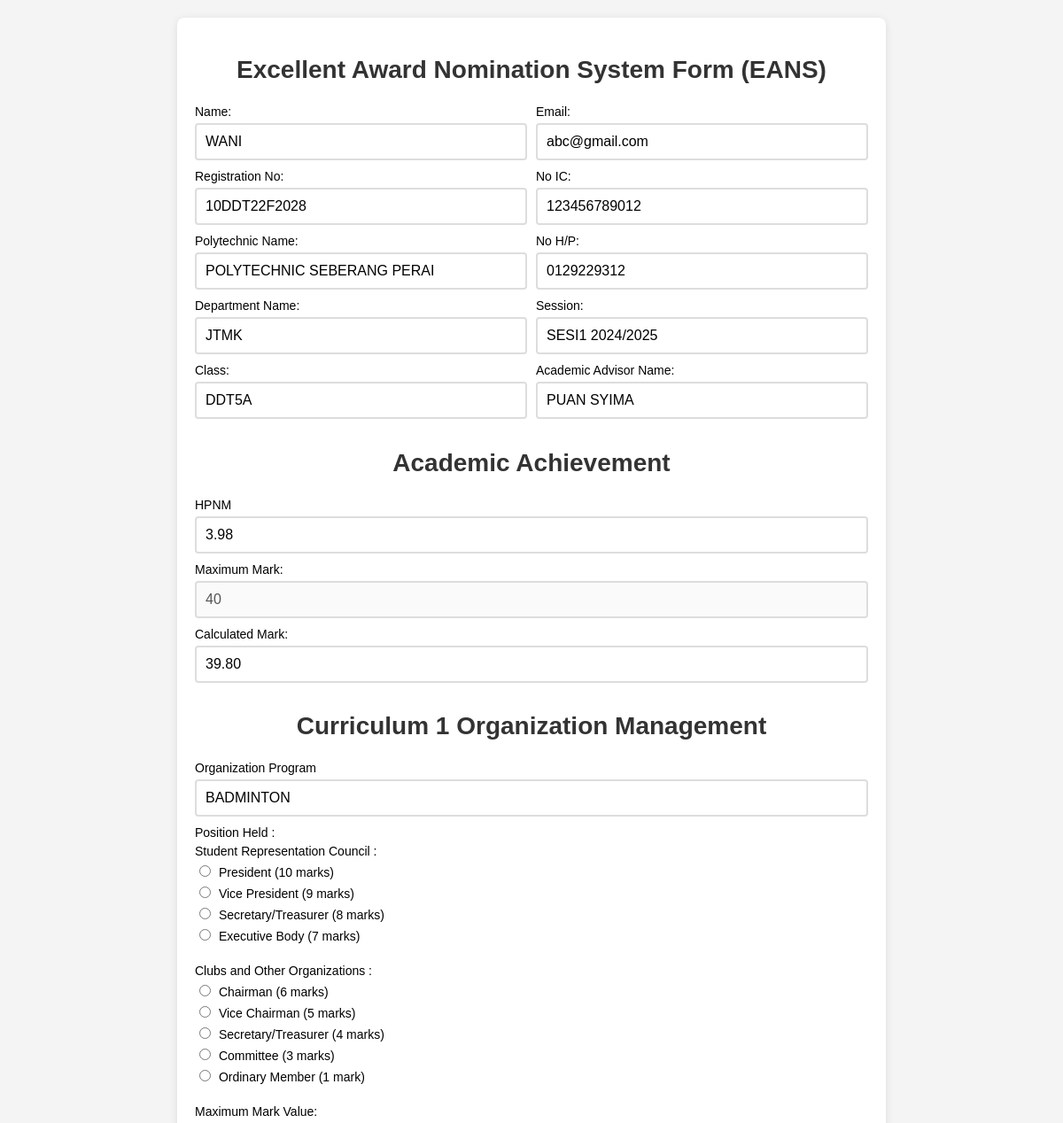
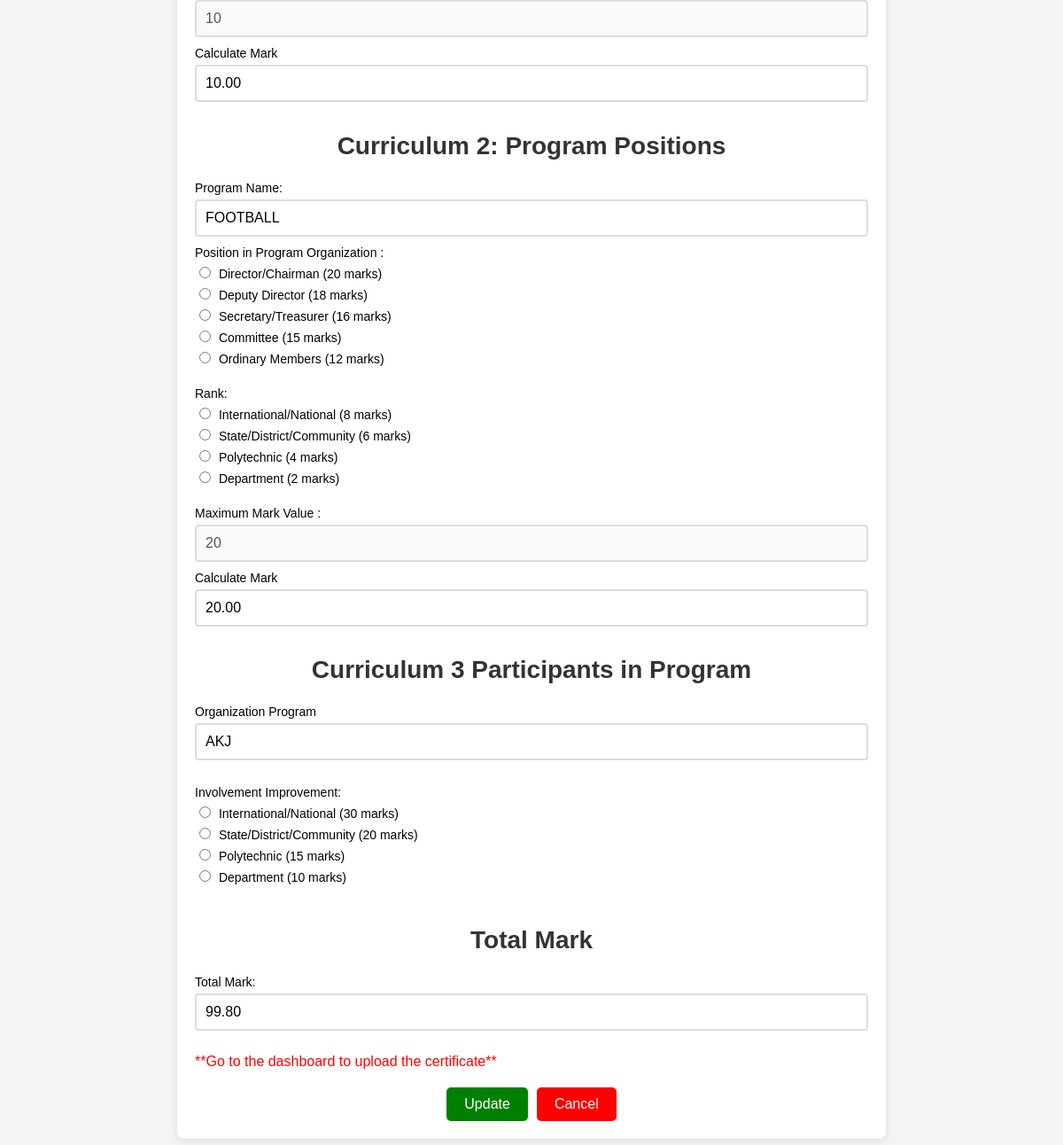
/edit.php?id=195, run on the app's committed database (2 pictures, top to bottom).
### tables this page shows
CREATE TABLE `scoring` (
  `id` int(11) NOT NULL,
  `name` varchar(100) NOT NULL,
  `created_at` timestamp NOT NULL DEFAULT current_timestamp() ON UPDATE current_timestamp(),
  `reg_no` varchar(50) NOT NULL,
  `poly_name` varchar(100) NOT NULL,
  `dept_name` varchar(50) NOT NULL,
  `class` varchar(50) NOT NULL,
  `email` varchar(100) NOT NULL,
  `ic_no` varchar(20) NOT NULL,
  `phone_no` varchar(20) NOT NULL,
  `session` varchar(50) NOT NULL,
  `advisor_name` varchar(100) NOT NULL,
  `hpnm` decimal(4,2) NOT NULL,
  `calculated_mark` decimal(5,2) NOT NULL,
  `org_program` varchar(255) NOT NULL,
  `calculate1_mark` decimal(5,2) NOT NULL,
  `program_name` varchar(255) NOT NULL,
  `calculate2_mark` decimal(5,2) NOT NULL,
  `program_name3` varchar(255) NOT NULL,
  `calculate_k3_mark` decimal(5,2) NOT NULL,
  `image` varchar(255) NOT NULL,
  `uploaded_file` varchar(255) NOT NULL,
  `total_mark` decimal(5,2) NOT NULL,
  `status` enum('pending','approved','rejected') NOT NULL DEFAULT 'pending'
);

### edit.php (the view, shortened to what this page needs)
<?php
include 'scoring_conn.php';
if (isset($_GET['id'])) {
    $id = $_GET['id'];
    $sql = "SELECT * FROM scoring WHERE id = ?";
    $stmt = $connection->prepare($sql);
    $stmt->bind_param("i", $id);
    $stmt->execute();
    $result = $stmt->get_result();
    if ($result->num_rows == 1) {
        $row = $result->fetch_assoc();
    } else {
        echo "Record not found.";
        exit;
    }
} else {
    echo "Invalid ID.";
    exit;
}
?>
<!DOCTYPE html>
<html lang="en">
<head>
    <link rel="stylesheet" href="scoring.css">
</head>
<body>
    <div class="container">
        <h2>Excellent Award Nomination System Form (EANS)</h2>
        <form action="update.php" method="POST" id="eans-form">
            <div class="form-row">
                <div class="form-column-left">
                    <label>Name:</label>
                    <input type="text" name="name" value="<?php echo htmlspecialchars($row['name']); ?>" required><br>
                    <label>Registration No:</label>
                    <input type="text" name="reg_no" value="<?php echo htmlspecialchars($row['reg_no']); ?>" required><br>
                    <label>Polytechnic Name:</label>
                    <input type="text" name="poly_name" value="<?php echo htmlspecialchars($row['poly_name']); ?>" required><br>
                    <label>Department Name:</label>
                    <input type="text" name="dept_name" value="<?php echo htmlspecialchars($row['dept_name']); ?>" required><br>
                    <label>Class:</label>
                    <input type="text" name="class" value="<?php echo htmlspecialchars($row['class']); ?>" required><br>
                </div>
                <div class="form-column-right">
                    <label>Email:</label>
                    <input type="email" name="email" value="<?php echo htmlspecialchars($row['email']); ?>" required><br>
                    <label>No IC:</label>
                    <input type="text" name="ic_no" value="<?php echo htmlspecialchars($row['ic_no']); ?>" required><br>
                    <label>No H/P:</label>
                    <input type="text" name="phone_no" value="<?php echo htmlspecialchars($row['phone_no']); ?>" required><br>
                    <label>Session:</label>
                    <input type="text" name="session" value="<?php echo htmlspecialchars($row['session']); ?>" required><br>
                    <label>Academic Advisor Name:</label>
                    <input type="text" name="advisor_name" value="<?php echo htmlspecialchars($row['advisor_name']); ?>" required><br>
                </div>
            </div>
<h2>Academic Achievement</h2>
<label for="hpnm">HPNM</label>
<input type="number" id="hpnm" name="hpnm" min="0" max="4" step="0.01" oninput="calculateMark()" value="<?php echo htmlspecialchars($row['hpnm']); ?>" required><br>
<label>Maximum Mark:</label>
<input type="number" id="max_mark" name="max_mark" value="40" disabled><br>
<label>Calculated Mark:</label>
<input type="number" id="calculated_mark" name="calculated_mark" readonly value="<?php echo htmlspecialchars($row['calculated_mark']); ?>"><br>
<h2 class="Curriculum-title">Curriculum 1 Organization Management</h2>
<div class="form-row-center">
    <label for="org_program">Organization Program</label>
    <input type="text" id="org_program" name="org_program" value="<?php echo htmlspecialchars($row['org_program']); ?>" required>
</div>
<label for="position_held">Position Held :</label>
<div>
    <label for="student_rep_council">Student Representation Council :</label>
    <div>
        <label style="font-weight: normal; margin-right: 10px;">
            <input type="radio" name="position" value="10" <?php if (isset($row['position']) && $row['position'] == 10) echo 'checked'; ?> required onchange="updateCalculatedMark()"> President (10 marks)
        </label>
        <label style="font-weight: normal; margin-right: 10px;">
            <input type="radio" name="position" value="9" <?php if (isset($row['position']) && $row['position'] == 9) echo 'checked'; ?> onchange="updateCalculatedMark()"> Vice President (9 marks)
        </label>
        <label style="font-weight: normal; margin-right: 10px;">
            <input type="radio" name="position" value="8" <?php if (isset($row['position']) && $row['position'] == 8) echo 'checked'; ?> onchange="updateCalculatedMark()"> Secretary/Treasurer (8 marks)
        </label>
        <label style="font-weight: normal; margin-right: 10px;">
            <input type="radio" name="position" value="7" <?php if (isset($row['position']) && $row['position'] == 7) echo 'checked'; ?> onchange="updateCalculatedMark()"> Executive Body (7 marks)
        </label>
        <br>
    </div>
    <label for="clubs_org">Clubs and Other Organizations :</label>
    <div>
        <label style="font-weight: normal; margin-right: 10px;">
            <input type="radio" name="position" value="6" <?php if (isset($row['position']) && $row['position'] == 6) echo 'checked'; ?> required onchange="updateCalculatedMark()"> Chairman (6 marks)
        </label>
        <label style="font-weight: normal; margin-right: 10px;">
            <input type="radio" name="position" value="5" <?php if (isset($row['position']) && $row['position'] == 5) echo 'checked'; ?> onchange="updateCalculatedMark()"> Vice Chairman (5 marks)
        </label>
        <label style="font-weight: normal; margin-right: 10px;">
            <input type="radio" name="position" value="4" <?php if (isset($row['position']) && $row['position'] == 4) echo 'checked'; ?> onchange="updateCalculatedMark()"> Secretary/Treasurer (4 marks)
        </label>
        <label style="font-weight: normal; margin-right: 10px;">
            <input type="radio" name="position" value="3" <?php if (isset($row['position']) && $row['position'] == 3) echo 'checked'; ?> onchange="updateCalculatedMark()"> Committee (3 marks)
        </label>
        <label style="font-weight: normal; margin-right: 10px;">
            <input type="radio" name="position" value="1" <?php if (isset($row['position']) && $row['position'] == 1) echo 'checked'; ?> onchange="updateCalculatedMark()"> Ordinary Member (1 mark)
        </label>
        <br>
    </div>
</div>
<div class="form-row-center">
    <label for="total_max_mark">Maximum Mark Value:</label>
    <input type="number" id="total_max_mark" name="total_max_mark" value="10" disabled>
</div>
<div class="form-row-center">
    <label for="calculate1_mark">Calculate Mark</label>
    <input type="number" id="calculate1_mark" name="calculate1_mark" readonly value="<?php echo htmlspecialchars($row['calculate1_mark']); ?>">
</div>
<h2>Curriculum 2: Program Positions</h2>
<label>Program Name:</label>
<input type="text" name="program_name" value="<?php echo htmlspecialchars($row['program_name']); ?>" required><br>
<label for="program_org" id="program_org-label">Position in Program Organization :</label>
<div>
    <label style="font-weight: normal; margin-right: 10px;">
        <input type="radio" name="combined_selection" value="20" <?php if (isset($row['combined_selection']) && $row['combined_selection'] == 20) echo 'checked'; ?> required onchange="rankCalculatedMark()">
        <span id="position_director">Director/Chairman</span> (20 marks)
    </label>
    <label style="font-weight: normal; margin-right: 10px;">
        <input type="radio" name="combined_selection" value="18" <?php if (isset($row['combined_selection']) && $row['combined_selection'] == 18) echo 'checked'; ?> onchange="rankCalculatedMark()">
        <span id="position_deputy">Deputy Director</span> (18 marks)
    </label>
    <label style="font-weight: normal; margin-right: 10px;">
        <input type="radio" name="combined_selection" value="16" <?php if (isset($row['combined_selection']) && $row['combined_selection'] == 16) echo 'checked'; ?> onchange="rankCalculatedMark()">
        <span id="position_secretary">Secretary/Treasurer</span> (16 marks)
    </label>
    <label style="font-weight: normal; margin-right: 10px;">
        <input type="radio" name="combined_selection" value="15" <?php if (isset($row['combined_selection']) && $row['combined_selection'] == 15) echo 'checked'; ?> onchange="rankCalculatedMark()">
        <span id="position_committee"> Committee </span> (15 marks)
    </label>
    <label style="font-weight: normal; margin-right: 10px;">
        <input type="radio" name="combined_selection" value="12" <?php if (isset($row['combined_selection']) && $row['combined_selection'] == 12) echo 'checked'; ?> onchange="rankCalculatedMark()">
        <span id="position_member"> Ordinary Members</span> (12 marks)
    </label>
</div>
<br>
<div class="form-row-center">
    <label id="rank-label">Rank:</label>
    <div>
        <label style="font-weight: normal; margin-right: 10px;">
            <input type="radio" name="combined_selection" value="8" <?php if (isset($row['combined_selection']) && $row['combined_selection'] == 8) echo 'checked'; ?> required onchange="rankCalculatedMark()">
            <span id="rank_international">International/National</span> (8 marks)
        </label>
        <label style="font-weight: normal; margin-right: 10px;">
            <input type="radio" name="combined_selection" value="6" <?php if (isset($row['combined_selection']) && $row['combined_selection'] == 6) echo 'checked'; ?> onchange="rankCalculatedMark()">
            <span id="rank_state">State/District/Community</span> (6 marks)
        </label>
        <label style="font-weight: normal; margin-right: 10px;">
            <input type="radio" name="combined_selection" value="4" <?php if (isset($row['combined_selection']) && $row['combined_selection'] == 4) echo 'checked'; ?> onchange="rankCalculatedMark()">
            <span id="rank_polytechnic">Polytechnic</span> (4 marks)
        </label>
        <label style="font-weight: normal; margin-right: 10px;">
            <input type="radio" name="combined_selection" value="2" <?php if (isset($row['combined_selection']) && $row['combined_selection'] == 2) echo 'checked'; ?> onchange="rankCalculatedMark()">
            <span id="rank_department">Department</span> (2 marks)
        </label>
    </div>
</div>
<br>
<div class="form-row-center">
    <label for="rank_max_mark" id="rank_max_mark-label">Maximum Mark Value :</label>
    <input type="number" id="rank_max_mark" name="rank_max_mark" value="20" disabled>
</div>
<div class="form-row-center">
    <label for="calculate2_mark" id="calculate2_mark-label">Calculate Mark</label>
    <input type="number" id="calculate2_mark" name="calculate2_mark" readonly value="<?php echo htmlspecialchars($row['calculate2_mark']); ?>">
</div>
<h2 class="Curriculum3-title" id="curriculum3-title">Curriculum 3 Participants in Program</h2>
<div class="form-row-center">
    <label for="program_name3" id="program_name3-label">Organization Program</label>
    <input type="text" id="program_name3" name="program_name3" value="<?php echo htmlspecialchars($row['program_name3']); ?>" required>
</div>
<br>
<div class="form-row-center">
    <label id="involvement-label">Involvement Improvement:</label>
    <div>
        <label style="font-weight: normal; margin-right: 10px;">
            <input type="radio" name="involvement" value="30" <?php if (isset($row['involvement']) && $row['involvement'] == 30) echo 'checked'; ?> onchange="involveCalculatedMark()">
            <span id="involveinternational"> International/National</span> (30 marks)
        </label>
        <label style="font-weight: normal; margin-right: 10px;">
            <input type="radio" name="involvement" value="20" <?php if (isset($row['involvement']) && $row['involvement'] == 20) echo 'checked'; ?> onchange="involveCalculatedMark()">
            <span id="involvestate"> State/District/Community</span> (20 marks)
        </label>
        <label style="font-weight: normal; margin-right: 10px;">
            <input type="radio" name="involvement" value="15" <?php if (isset($row['involvement']) && $row['involvement'] == 15) echo 'checked'; ?> onchange="involveCalculatedMark()">
            <span id="involvepoly"> Polytechnic</span> (15 marks)
        </label>
        <label style="font-weight: normal; margin-right: 10px;">
            <input type="radio" name="involvement" value="10" <?php if (isset($row['involvement']) && $row['involvement'] == 10) echo 'checked'; ?> onchange="involveCalculatedMark()">
            <span id="involvedepartment"> Department</span> (10 marks)
        </label>
    </div>
</div>
<br>
<h2>Total Mark</h2>
<label>Total Mark:</label>
<input type="number" id="total_mark" name="total_mark" readonly value="<?php echo htmlspecialchars($row['total_mark']); ?>"><br>
<p style="color: red;"> **Go to the dashboard to upload the certificate**</p>
<div class="form-row-center" style="display: flex; justify-content: center; gap: 10px; margin-top: 20px;">
    <button type="submit" name="update" style="padding: 10px 20px; font-size: 16px; cursor: pointer; border: none; color: white; border-radius: 5px; background-color: green;">
        Update
    </button>
    <button type="button" onclick="window.location.href='tableindex.php';" style="padding: 10px 20px; font-size: 16px; cursor: pointer; border: none; color: white; border-radius: 5px; background-color: red;">
        Cancel
    </button>
</div>
</form>
</body>
</html>

### scoring.css (style rules this page uses)
* { box-sizing: border-box; }
body { font-family: Arial, sans-serif; background-color: #f4f4f4; margin: 0; padding: 20px; }
.container { max-width: 800px; margin: auto; padding: 20px; background: #fff; border-radius: 8px; box-shadow: 0 2px 10px rgba(0, 0, 0, 0.1); }
h1, h2 { text-align: center; color: #333; font-size: 24px; }
.form-row { display: flex; justify-content: space-between; margin-bottom: 15px; }
.form-column-left, .form-column-right { flex: 1; margin-right: 10px; }
.form-column-right { margin-right: 0; }
label { display: block; margin-bottom: 5px; font-size: 14px; }
input[type="text"], input[type="number"] { width: 100%; padding: 8px; border: 2px solid #ddd; border-radius: 4px; margin-bottom: 10px; font-size: 14px; text-transform: uppercase; }
input[type="email"] { width: 100%; padding: 8px; border: 2px solid #ddd; border-radius: 4px; margin-bottom: 10px; font-size: 14px; }
input[type="radio"] { margin-right: 5px; }
button { background-color: #007BFF; color: white; border: none; padding: 8px 16px; border-radius: 4px; font-size: 14px; cursor: pointer; }
@media (min-width: 769px) { .container { max-width: 800px; padding: 20px; } }
@media (min-width: 769px) { h1, h2 { font-size: 28px; } }
@media (min-width: 769px) { button { padding: 10px 20px; font-size: 16px; } }
@media (min-width: 769px) { input[type="text"], input[type="email"], input[type="number"] { font-size: 16px; padding: 10px; } }

### data on the page
scoring: name "Wani", reg_no "10DDT22F2028", poly_name "Polytechnic Seberang Perai", dept_name "JTMK", class "DDT5A", email "abc@gmail.com", ic_no "123456789012", phone_no "0129229312", session "Sesi1 2024/2025", advisor_name "Puan Syima", hpnm "3.98", calculated_mark "39.80", org_program "Badminton", calculate1_mark "10.00", program_name "Football", calculate2_mark "20.00", program_name3 "AKJ", total_mark "99.80"
